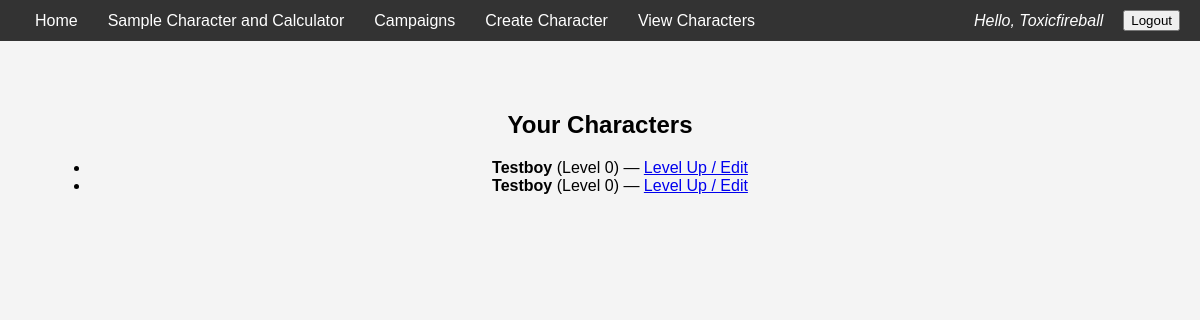
Before: /characters/ (signed in) with the older database file.
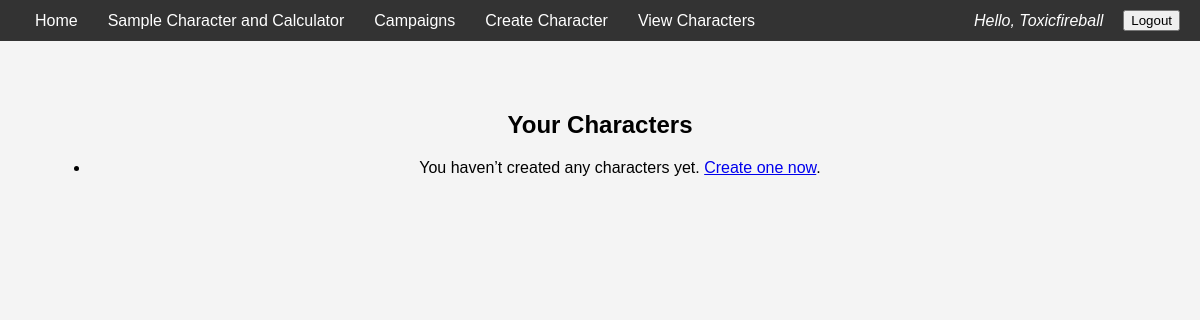
After: the same page with the newer database file.
### characters/models.py (models this page shows, shortened)
class Character(models.Model):
    user               = models.ForeignKey(User, on_delete=models.CASCADE, related_name='characters')
    name               = models.CharField(max_length=255)
    race               = models.CharField(max_length=50)
    subrace            = models.CharField(max_length=50, blank=True)
    half_elf_origin    = models.CharField(max_length=20, blank=True)
    bg_combo           = models.CharField(max_length=10, blank=True)
    main_background    = models.CharField(max_length=50, blank=True)
    side_background_1  = models.CharField(max_length=50, blank=True)
    side_background_2  = models.CharField(max_length=50, blank=True)
    HP = models.IntegerField(blank=True, null = True)
    temp_HP = models.IntegerField( blank=True,  null = True)
    strength           = models.IntegerField(default=8)
    dexterity          = models.IntegerField(default=8)
    constitution       = models.IntegerField(default=8)
    intelligence       = models.IntegerField(default=8)
    wisdom             = models.IntegerField(default=8)
    charisma           = models.IntegerField(default=8)
    level              = models.PositiveIntegerField(default=0)
    backstory          = models.TextField(blank=True)
    campaign           = models.ForeignKey(
                            Campaign,
                            on_delete=models.SET_NULL,
                            null=True, blank=True,
                            related_name="characters"
                        )
    created_at         = models.DateTimeField(auto_now_add=True)

### characters/views.py (the view)
# urls.py: path('', views.character_list, name='character_list'),
@login_required
def character_list(request):
    characters = request.user.characters.all()
    return render(request, 'characters/character_list.html', {'characters': characters})

### characters/templates/characters/character_list.html (shortened to what this page needs)
{% extends "home/base.html" %}
{% block content %}
<h2>Your Characters</h2>
<ul>
  {% for char in characters %}
    <li>
      <strong>{{ char.name }}</strong> (Level {{ char.level }})
      — <a href="{% url 'characters:level_up' char.id %}">Level Up / Edit</a>
    </li>
  {% empty %}
    <li>You haven’t created any characters yet. <a href="{% url 'characters:create_character' %}">Create one now</a>.</li>
  {% endfor %}
</ul>
{% endblock %}

Changed rows visible on the page:
removed Character: name "Testboy", level "0"
removed Character: name "Testboy", level "0"
Other visible differences:
text now shown: "You haven’t created any characters yet. Create one now ."
